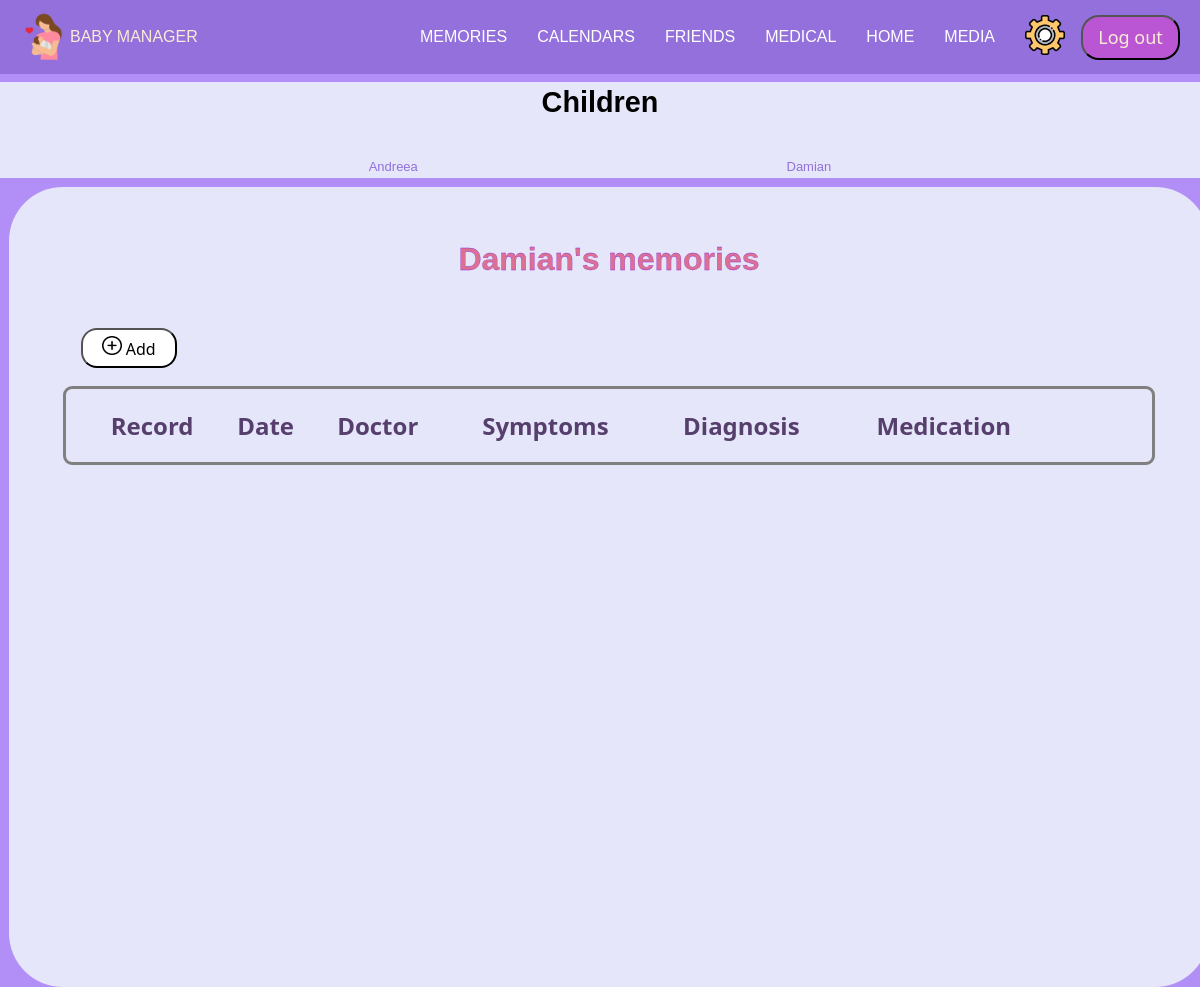
Before: /Medical/Medical-child.php?id=2 (signed in) with the older database file.
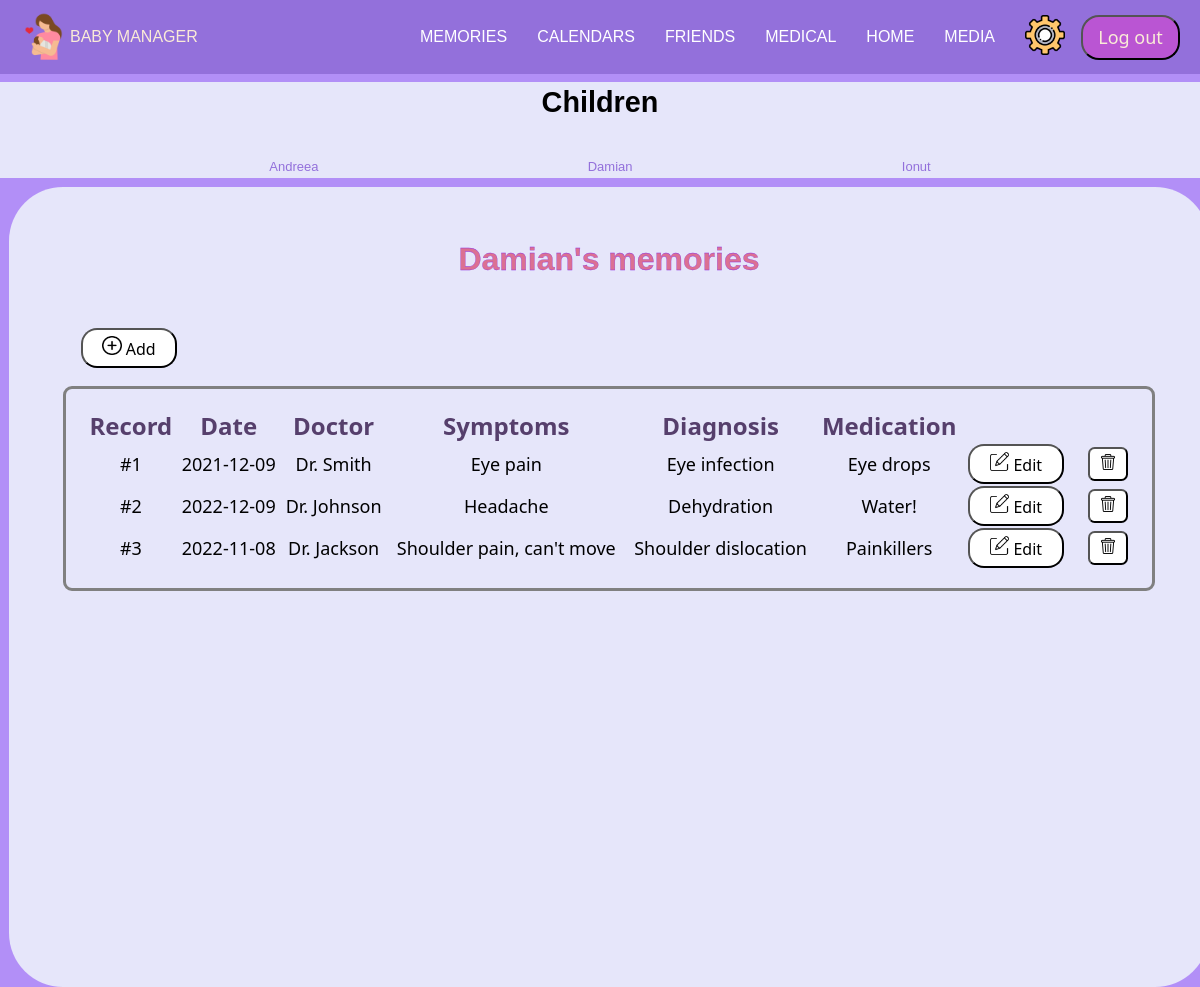
After: the same page with the newer database file.
### tables this page shows
CREATE TABLE `child` (
  `id` int(11) NOT NULL,
  `id_parent` int(11) NOT NULL,
  `firstname` varchar(200) NOT NULL,
  `lastname` varchar(200) NOT NULL,
  `birthday` date NOT NULL,
  `gender` varchar(50) NOT NULL
);

CREATE TABLE `medical_report` (
  `id` int(11) NOT NULL,
  `id_user` int(11) NOT NULL,
  `id_child` int(11) NOT NULL,
  `date` date NOT NULL,
  `doctor` varchar(200) NOT NULL,
  `symptoms` varchar(400) NOT NULL,
  `diagnosis` varchar(400) NOT NULL,
  `medication` varchar(400) NOT NULL,
  `document` longtext NOT NULL
);

### Medical/Medical-child.php (the view, shortened to what this page needs)
<?php
    require "../config.php";
    $user_id = $_SESSION["id"];
    $id_child = $_GET['id'];
    $contor = 0;
    $sql= mysqli_query($mysql, "SELECT * FROM medical_report where id_user='$user_id' and id_child='$id_child'");
    $sql_name = mysqli_query($mysql, "SELECT * FROM child where id='$id_child'");
?>
<!DOCTYPE html>
<html lang="en-US">
<head>
    <link href="admin-topbar.css" rel="stylesheet" />
    <link href="Style-medical-child3.css" rel="stylesheet" />
    <link rel="stylesheet" href="https://cdnjs.cloudflare.com/ajax/libs/font-awesome/6.0.0-beta2/css/all.min.css" /></head>
</head>
<body>
    <?php require "../login-topbar.php"; ?>
        <div class="page">
            <?php require "leftbar-medical.php"; ?>
            <div class="right">
                <?php
                    $row = mysqli_fetch_assoc($sql_name);
                    $name = $row['firstname'];
                ?>
                <h1> <?php echo $name; ?>'s memories </h1>
                <div class="medical-buttons">
                    <a href="Add-Medical.php?id=<?php echo $id_child; ?>">
                        <button>
                            <img src="../Photos/Add.png" alt="add">
                            Add
                        </button>
                    </a>
                </div>
                <table class="table">
                    <tr class="labels">
                        <th class="column"> <a class="table-header"> Record </a> </th>
                        <th class="column-optional"> <a class="table-header"> Date </a> </th>
                        <th class="column-optional"> <a class="table-header"> Doctor </a> </th>
                        <th class="column-optional2"> <a class="table-header"> Symptoms </a> </th>
                        <th class="column"> <a class="table-header"> Diagnosis </a> </th>
                        <th class="column-optional"> <a class="table-header"> Medication </a> </th>
                        <th class="column-optional"> <a class="edit"> Edit </a> </th>
                        <th class="column-optional"> <a class="delete"> D </a> </th>
                    </tr>
                <?php
                    while ($row = mysqli_fetch_assoc($sql)) {
                        $contor = $contor + 1;
                ?>
                <tr class="valori">
                    <td class="column"> <a class="table-value"> #<?php echo $contor; ?> </a> </td>
                    <td class="column-optional"><a class="table-value"> <?php echo $row['date'];?> </a> </td>
                    <td class="column-optional"> <a class="table-value"> <?php echo $row['doctor'];?> </a> </td>
                    <td class="column-optional2"> <a class="table-value"> <?php echo $row['symptoms'];?> </a> </td>
                    <td class="column"> <a class="table-value"> <?php echo $row['diagnosis'];?> </a> </td>
                    <td class="column-optional"> <a class="table-value"> <?php echo $row['medication'];?> </a> </td>
                    <td> <div class="column-optional">
                        <div class="edit-buttons">
                            <a class="table-value" href="EditMedical.php?id=<?php echo $row['id'];?>">
                                <button>
                                    <img src="../Photos/Edit.png" alt="edit">
                                    Edit
                                </button>
                            </a>
                        </div>
                    </div> <td>
                    <td> <div class="column-optional">
                        <div class="delete-buttons">
                            <a class="table-value" href="Medical-child.php?id=<?php echo $id_child; ?>&idm=<?php echo $row['id']; ?>">
                                <button>
                                    <img src="../Photos/bin.png" alt="edit">
                                </button>
                            </a>
                        </div>
                    </div> <td>
                </tr>
                <?php
                    }
                ?>
                </table>
            </div>
        </div>
</body>
</html>

### login-topbar.php (shortened to what this page needs)
<head>
    <link href="../admin-topbar.css" rel="stylesheet" />
    <link rel="stylesheet" href="https://cdnjs.cloudflare.com/ajax/libs/font-awesome/6.0.0-beta2/css/all.min.css" /></head>
</head>
<header>
        <nav>
            <ul class='nav-bar'>
                <div class='logo'>
                        <img src='../photos/Baby manager.png'/>
                        <span class='logo-name'>BABY MANAGER</span>
                  </div>
                <span class="menu">
                    <li><a href="../Memories/Memories.php">Memories</a></li>
                    <li><a href="../Calendars/Calendars.php">Calendars</a></li>
                    <li><a href="../Friends/friends.php">Friends</a></li>
                    <li><a href="../Medical.html">Medical</a></li>
                    <li><a href="../Welcome-logged-in.php">Home</a></li>
                    <li><a href="../Media/media.php">Media</a></li>
                    <li class='settings'>
                        <a href='../Settings/settings.php'>
                            <img src='../Photos/settings.png'/>
                        </a>
                    </li>
                    <a href="../Welcome.html" >
                    <button class="logout"> Log out </button></a>
                </span>
            </ul>
        </nav>
        </header>

### Medical/leftbar-medical.php
<?php
    $user_id = $_SESSION["id"];
    $sql2= mysqli_query($mysql, "SELECT * FROM child where id_parent='$user_id'");
?>
<div class="leftbar">
    <h2>Children</h2>
    <ul class="choose-child">
        <?php
            while ($row = mysqli_fetch_assoc($sql2)) {
                $child_name = $row['firstname'];
                $child_id = $row['id'];
        ?>
            <li> <a href="Medical-child.php?id=<?php echo $child_id; ?>" class="child"> <?php echo $child_name; ?> </a> </li>
        <?php
            }
        ?>
    </ul>
 </div>

### admin-topbar.css (style rules this page uses)
* { box-sizing: border-box; margin: 0; padding: 0; }
body { font-family: "Poppins", sans-serif; --color1: #FFF ; --color2: mediumpurple; }
.nav-bar { width: 100%; display: flex; justify-content: space-between; align-items: center; list-style: none; position: relative; background-color: var(--color2); padding: 12px 20px; }
.logo { display: flex; color: antiquewhite; flex-direction: row; }
.logo img { width: 50px; }
.logo-name { display: flex; justify-content: center; align-items: center; }
.settings img { width:40px; margin-right: 1em; }
.menu { display: flex; align-items: center; }
.menu li { padding-left: 30px; }
.menu li a { display: inline-block; text-decoration: none; color: var(--color1); text-align: center; transition: 0.15s ease-in-out; position: relative; text-transform: uppercase; }
.menu li a::after { content: ""; position: absolute; bottom: 0; left: 0; width: 0; height: 1px; background-color: var(--color1); transition: 0.15s ease-in-out; }
.logout { align-self: center; font-size: large; font-family: 'Segoe UI', Tahoma, Geneva, Verdana, sans-serif; color:antiquewhite; background-color:mediumorchid; border-radius:1.0em; height: 2.5em; width: 5.5em; }

### Medical/Style-medical-child3.css (style rules this page uses)
body { background-color: #B28FF7; }
.page { display: flex; flex-direction: row; justify-content: baseline; margin-top: .5em; }
.leftbar { font-family: 'Lucida Sans', 'Lucida Sans Regular', 'Lucida Grande', 'Lucida Sans Unicode', Geneva, Verdana, sans-serif; background-color:lavender; display: flex; flex-direction: column; width: 8em; padding: 1em; margin-top: .5em; margin-left: .5em; font-size: larger; border-radius: 1em; }
.leftbar h2 { border-radius: .2em; margin-bottom: 2em; }
.choose-child { list-style-type: none; display: flex; flex-direction: column; align-items: center; position: relative; margin-top: 40px; }
.child { text-decoration: none; color: mediumpurple; }
h1 { font-size: xx-large; color: palevioletred; flex-direction: row; font-family: 'Lucida Sans', 'Lucida Sans Regular', 'Lucida Grande', 'Lucida Sans Unicode', Geneva, Verdana, sans-serif; margin-bottom: 1em; align-self:center; -webkit-text-stroke: .3px blueviolet; }
.medical-buttons { padding: 1em; }
.medical-buttons button, .edit-buttons button { font-size: medium; font-family: 'Segoe UI', Tahoma, Geneva, Verdana, sans-serif; background:white; border-radius: 1em; height: 2.5em; width: 6em; align-items: center; text-decoration: none; }
.delete-buttons button { background-color: white; border-radius: 0.5em; height: 2.5em; width: 3em; }
.medical-buttons img, .edit-buttons button img, .delete-buttons img { width: 1.2em; }
.right { padding: 3em; font-family: 'Segoe UI', cursive; font-size: large; background: lavender; margin-top: .5em; margin-left: .5em; width:100vw; height: 100vh; border-radius: 3em; display: flex; flex-direction: column; text-decoration: none; }
.table { border-radius: .5em; border-style: solid; padding: 1em; }
.column, .column-optional, .column-more, .column-optional2 { text-decoration: none; }
table td { text-align: center; }
.table-header { font-size: x-large; color: rgb(86, 63, 108); font-weight: bold; margin-bottom: .5em; }
@media (max-width:1200px) { .page { flex-direction: column; } }
@media (max-width:1200px) { .leftbar { width: 100vw; height: 5em; text-align: center; justify-content: center; margin-top: 0; margin-left: 0; border-radius: 0; padding: 0; } }
@media (max-width:1200px) { .leftbar h2 { margin-bottom: 0; background: none; } }
@media (max-width:1200px) { .choose-child { flex-direction: row; justify-content: space-evenly; align-items: center; font-size: small; background: none; } }

Changed rows visible on the page:
added child: firstname "Ionut"
added medical_report: date "2021-12-09", doctor "Dr. Smith", symptoms "Eye pain", diagnosis "Eye infection", medication "Eye drops"
added medical_report: date "2022-12-09", doctor "Dr. Johnson", symptoms "Headache", diagnosis "Dehydration", medication "Water!"
added medical_report: date "2022-11-08", doctor "Dr. Jackson", symptoms "Shoulder pain, can't move", diagnosis "Shoulder dislocation", medication "Painkillers"
